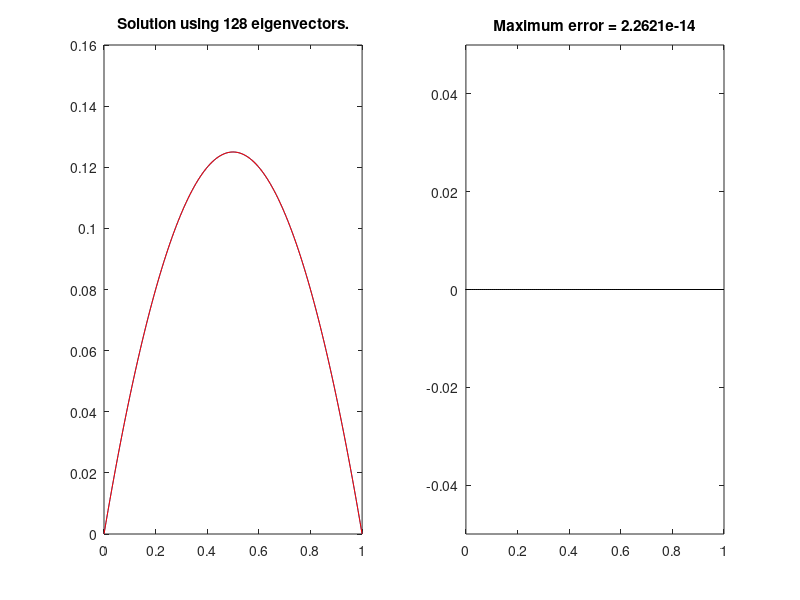

MATLAB code to generate this figure:
% demo: solving Ax = b using the spectral method

N = 128;
x = (0:N+1)/(N+1);
xN = x(2:end-1)'; % interior points
h = 1/(N+1);

A = 2*diag(ones(N,1)) - diag(ones(N-1,1),1) - diag(ones(N-1,1),-1);
A = (1/h^2)*A;

b = ones(N,1);
% b = ones(N,1) + xN - sin(2*pi*xN);

[V D] = eig(A);

u = zeros(N,1);
for i = 1:N
    v = V(:,i);
    lambda = D(i,i);
    u = u + ((v'*b)/lambda)*v;    
end

subplot(1,2,1)
plot(x,[0;A\b;0]);hold on
plot(x,[0;u;0],'r');
title(['Solution using ' num2str(i) ' eigenvectors.'])

subplot(1,2,2)
error = A\b-u;
plot(x,[0;error;0],'k'); hold on
axis([0 1 -.05 .05])
title(['Maximum error = ' num2str(max(error))])
